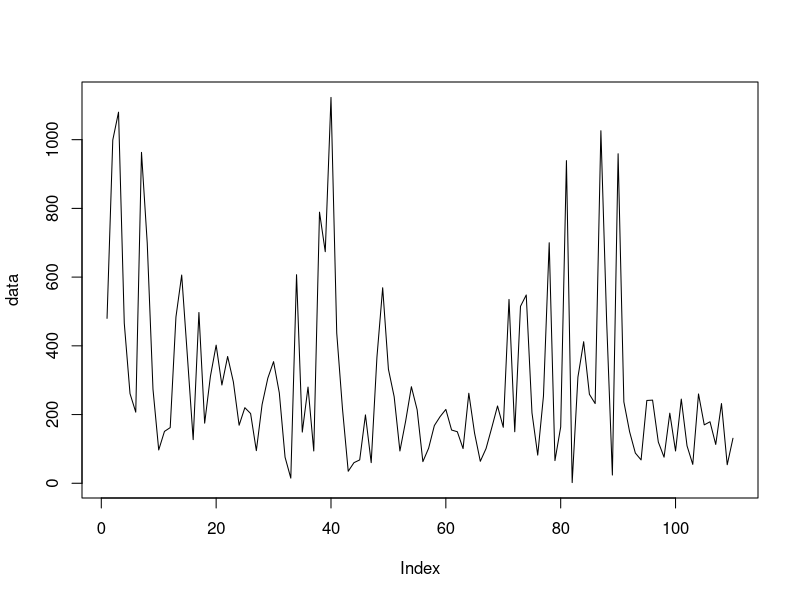

Reproduce this figure in R. (Note: this script raises an error after producing the figure.)
#The main aim is to obtimise the allocation of the states and the transition between them
#So we use an EM approach. Essentially estimate the transition probability and emission probability
#Should the current parameters be the most optimum and then use those probabilities to find
#The most likely parameters of the model

#OK we are going to initialise so that we have what we need for the first E-Step
#We are then going to calculate the E-Step and use it recalculate the parameters and so on
#Until convergence.

#The E-Step
#Forward Step, is the probability of obtaining a certain sequence from model H
#Calculate the probability of seeing the sequence y1..t and being in state i at the final observation yt 
#is only dependent on the previous probability of being in state i-1 at t-1, 
#The probability of seeing the first observation y1 of the sequecne and be in state i 
#will then be P(y1 & being in state 1) = P(S1)*P(y1)
#But we have multiple possibilities for the first state, either state 1, 2, .. N possible states that we could start from
#The second observation then I could have come from any state and then ended in state j
#So I need to sum for all the possible states I could have come from ending in state 2
#Hence, the probability of being in state 2 is P(S2)*P(y2|S2). The probability of State 2 is then
#The sum over all the previous state probabilities * the probability of transition to this state
#In general then, we could write this as follows 
#P(y,j,s) = Current state probability * sum(Previous State probabilities*transition)
#This will have to be done recursively for every sequence of observation and you will then end up
#with a probability of ending in every state for a sequence of observation. If we add them up, this will give us the probability
#of the observation given our model
#This gave us the probability of certain state given the starting model parameters


#Backward Step, this is the probability of looking at the model backwards rather forward.
#We start from the end state and then go backward asking what is the probability of observation given the state
#The probability of being in previous state j at time t is a function of being in state i at t+1
#P(End State T) = 1, just start with one
#P(Observing j of the observation in the Current State) = P(Current State)*P(J Observation|Current state i)*P(Transition from Current State to Previous state)
#Since you could have gone to multiple states, then you need to sum over all the states that you could have gone to
#P(O,length-1,Ending State) = sum(P(Observation at length-1|current state)*P(current->next)*P(Next)) for all the next states
#You can do this iteratively.
#At the End you will get probability for every starting state
#This will then give us the probability of Observation up to a certain length given that I am in a certain time and certain state

#Ok, now the first aim is to find the probability of being in a certain state given the observation and model parameters
#P(S|O,M) = P(O,S,M)/P(O,M), since P(O,S,M) = P(S|O,M)P(O|M)P(M)
#P(O,S,M) = P(O,S|M)P(M)
#So P(S|O,M) = P(O,S|M)/P(O|M)
#Ok, the P(O,S|M) = #forward P(O|S,M) #backward P(S|M), the forward probability gives is the P(S|M), the backward gives the probability of observation given states
#Now, the denominator is P(O|M), which is simply the marginal over all the states of P(O,S|M)
#So the probability of ending up in state i is then forward*backward of state i/sum over all states

#The second aim is to find the probability of a sequence of states as this will help in the final transition matrix estimation
#The probability of being in state i and then going to state j globally
#P(Si,Si+1|O,M) similar to the above = P(Si,Si+1,O|M)/P(O|M)
#Numerator, forward probability P(Si|M)*P(Si+1|M)*transition probability from Si to Si+1
#Deonominator is simply summing over all possible si and si+1, which is actually Backward probability

#Ok from the first aim, for every state, summing over all obervations Sum(P(S|O,M)) for all lengths of observations, 
#will give us the probability of being in state S|M, which is what we started with as our assumption
#Similarly summing over all the length of observations, will give us the transition matrix, again one of our initial assumptions
#Remaining, is the probability of our observation given a certain state

#To covert them to probabilities, You essentially, want to sum P(S|O,M) for the first observation across all the sequences, for the first state,
#Then the second state and so on. The final probability will be just the normalised quantity

#The transition from Si to Si+1 will be the transition function above for all the observations irrespective of the position of the observation
#The ratio between the transitions from Si to Si+1 relative to all transitions away from Si

#The probability of the output for a gaussian mixture is as follows will be the sum over all components with the associated parameters for this component
#Updating this probability will be similar to the normal EM approach.
#Ok, let us remember, we have calculated the weights of every component, as the normalised likelihood for this observation
#In this case, we also have the states, so we split things further. 
#First, the probability that the lth component in state i have generated a particular observation t is defined as:
#Probability of state i * probability of observation given mixture l * weight of mixture l / sum over all components at state i
#We have the initial weights to calculate this.
#We can now get the updates as weight as before, but instead of summing for one observation, we get it for two states
#So on


#OK let us start with two models of the same input, essentially we are looking at the joint PD of the 
#independant and dependant variables and then estimating the coefficients. The states will be 
#looking at the Y as the thing to model by an HMM switching between multiple models explaining the Y
#Not the Y itself
library(MASS)
B1 = 7
B2 = -0.47
X = 1:110
l = (exp(B1))*((X)^B2)
beta = (l*0.2313)+1
a = rnbinom(length(X),mu = l,size=l/(beta-1))
b = rnbinom(20,size=1,mu=300)
data = c(a[1:30],rnbinom(20,size=1,mu=400),a[31:50],rnbinom(20,size=1,mu=400),a[51:70])
plot(data, type="l")

#B1 = 6
#B2 = -0.4

mu = 400
size=10
#we can see that we have mixture of two distributions
#Let us initialise our Mixture EM data for every state

#Let us now initialise the state probability i.e. P(Si)
S1 = 0.5
S2 = 0.5
#Transition probability self, then the other
TS1 = c(0.5, 0.5)
TS2 = c(0.5, 0.5)
#Emission probability is calculated as in the EM approach, this makes sense that we have a probability for every observation, since they are not the same observation
#Except that we don't have a mixture in the states, essentially we want every state to map to one component of the mixture
l = (exp(B1))*((X)^B2)
beta = (l*0.2313)+1
bs1 = dnbinom(data,mu = l,size=l/(beta-1))
bs2 = dnbinom(data,mu = mu, size=size)

for(x in 1:100)
{
  #OK, now we are set to do the first HMM iteration
  #Forward probability
  #As mentioned above of the observation that we have, we will calculate the forward probability 
  alpha = matrix(ncol=2,nrow=length(data))
  #Forward for state 1 and first of the observation
  alpha[1,1] = S1 * bs1[1] #Probability of State1 * Probability of observing the first number
  #Forward for state 2 and first of the observation
  alpha[1,2] = S2 * bs2[1] #Probability of State1 * Probability of observing the first number
  
  #Second is just conditional on the previous one (could be either s1 or s2) and ENDING in state 1
  alpha[2,1] = alpha[1,1] * TS1[1] *  bs1[2] + # ending in s1, P(S1) * Self transition * P(O2|S1)
    alpha[1,2] * TS2[2] *  bs1[2] #ending in s1, P(S2) * T[S2->S1] * P(O2|S1)
  
  alpha[2,2] = alpha[1,2] * TS2[1] *  bs2[2] + # ending in s2, P(S2) * Self transition * P(O2|S2)
    alpha[1,1] * TS1[2] *  bs2[2] #ending in s2, P(S1) * T[S2->S1] * P(O2|S1)
  
  for(i in 2:length(data))
  {
    #Ok, let us see the pattern
    #Probability of Observation given state 1 * sum of ((probability of previous state1 * self probability)+
    #(Probability of previous state2 * transition from S2 to S1))
    alpha[i,1] = bs1[i] * (alpha[i-1,1] * TS1[1] + alpha[i-1,2] * TS2[2])
    #Similarly
    alpha[i,2] = bs2[i] * (alpha[i-1,2] * TS2[1] + alpha[i-1,1] * TS1[2])
  }
  
  #Probability of the whole observation across the two states
  po = alpha[length(data),1]+alpha[length(data),2]
  
  #OK now the backward probability
  
  beta = matrix(ncol=2,nrow=length(data))
  beta[length(data),1] = 1
  beta[length(data),2] = 1
  #Stand at the previous step and then look ahead
  #Probility at length(data)-1 at state 1 = T[S1->S1] * P(O|S1) * B(length(data),S1) + T[S1->S2] * P(O|S2) * B(length(data),S2)
  beta[length(data)-1,1] = TS1[1] * bs1[length(data)-1] * beta[length(data),1] + TS1[2] * bs2[length(data)-1] * beta[length(data),2]
  beta[length(data)-1,2] = TS2[1] * bs2[length(data)-1] * beta[length(data),2] + TS2[2] * bs1[length(data)-1] * beta[length(data),1]
  
  #pattern
  for(j in (length(data)-1):1)
  {
    beta[j,1] = TS1[1] * bs1[j+1] * beta[j+1,1] + TS1[2] * bs2[j+1] * beta[j+1,2]
    beta[j,2] = TS2[1] * bs2[j+1] * beta[j+1,2] + TS2[2] * bs1[j+1] * beta[j+1,1]
  }
  
  #Gamma, which is the probability of the state given the observation
  gamma = matrix(ncol=2, nrow=length(data))
  gamma[,1] = alpha[,1]*beta[,1]
  gamma[,2] = alpha[,2]*beta[,2]
  gamma = t(apply(gamma,1,function(x){x/sum(x)}))
  
  #Eta, which is the transition probability from state i to j at data length t
  eta1 = matrix(ncol=2,nrow=(length(data)-1)) #for every data observation
  eta2 = matrix(ncol=2,nrow=(length(data)-1)) #for every data observation
  #going from 1 to 1 across the first observation
  eta1[1,1] = (gamma[1,1] * TS1[1] * bs1[2] * beta[2,1])/beta[1,1]
  #going from 1 to 2 across the first observation
  eta1[1,2] = (gamma[1,1] * TS1[2] * bs2[2] * beta[2,2])/beta[1,1]
  #going from 2 to 2 across the first observation
  eta2[1,1] = (gamma[1,2] * TS2[1] * bs2[2] * beta[2,2])/beta[1,2]
  #going from 1 to 2 across the first observation
  eta2[1,2] = (gamma[1,2] * TS2[2] * bs1[2] * beta[2,1])/beta[1,2]
  
  #Pattern
  
  for(t in 1:(length(data)-1))
  {
    #going from 1 to 1 across the first observation
    eta1[t,1] = (gamma[t,1] * TS1[1] * bs1[(t+1)] * beta[(t+1),1])/beta[t,1]
    #going from 1 to 2 across the first observation
    eta1[t,2] = (gamma[t,1] * TS1[2] * bs2[(t+1)] * beta[(t+1),2])/beta[t,1]
    #going from 2 to 2 across the first observation
    eta2[t,1] = (gamma[t,2] * TS2[1] * bs2[(t+1)] * beta[(t+1),2])/beta[t,2]
    #going from 1 to 2 across the first observation
    eta2[t,2] = (gamma[t,2] * TS2[2] * bs1[(t+1)] * beta[(t+1),1])/beta[t,2]
  }
  
  TS1[1] = sum(eta1[,1])/sum(gamma[1:(length(data)-1),1])
  TS1[2] = sum(eta1[,2])/sum(gamma[1:(length(data)-1),1])
  TS2[1] = sum(eta2[,1])/sum(gamma[1:(length(data)-1),2])
  TS2[2] = sum(eta2[,2])/sum(gamma[1:(length(data)-1),2])
  
  #if(gamma[1,1]==S1&&gamma[1,2]==S2) break;
  
  S1 = gamma[1,1]
  S2 = gamma[1,2]
  
  #Update the distribution parameters, mean and standard deviation similarly
  xA = (X*gamma[,1])+1e-100
  yA = (data*gamma[,1])+1e-100
  xB = (X*gamma[,2])+1e-100
  yB = (data*gamma[,2])+1e-100
  Z = gamma[,1]>gamma[,2]
  x1 = 
  model = lm(log(yA)~log(xA))
  #B1 = coef(model)[1]
  #B2 = coef(model)[2]
  f = fitdistr(round(yA),"negative binomial")  
  size = f$estimate[1]
  mu = f$estimate[2]
  
  l = (exp(B1))*((X)^B2)
  beta = (l*0.2313)+1
  

  bs1 = dnbinom(data,mu=l, size=l/(beta-1))
  bs2 = dnbinom(data,mu=mu,size=size)

  print(c(B1,B2))
  print(c(mu,size))
  print(c(S1,S2))
  print(c(TS1,TS2))
}

#Now we can get the state model for the data
StateModel = c("H","L")
print(StateModel[as.integer(apply(gamma,1,function(x){x[1]>x[2]}))+1])

colors = c("red","blue")
plot(data,type="b", col=colors[as.integer(apply(gamma,1,function(x){x[1]>x[2]}))+1])

